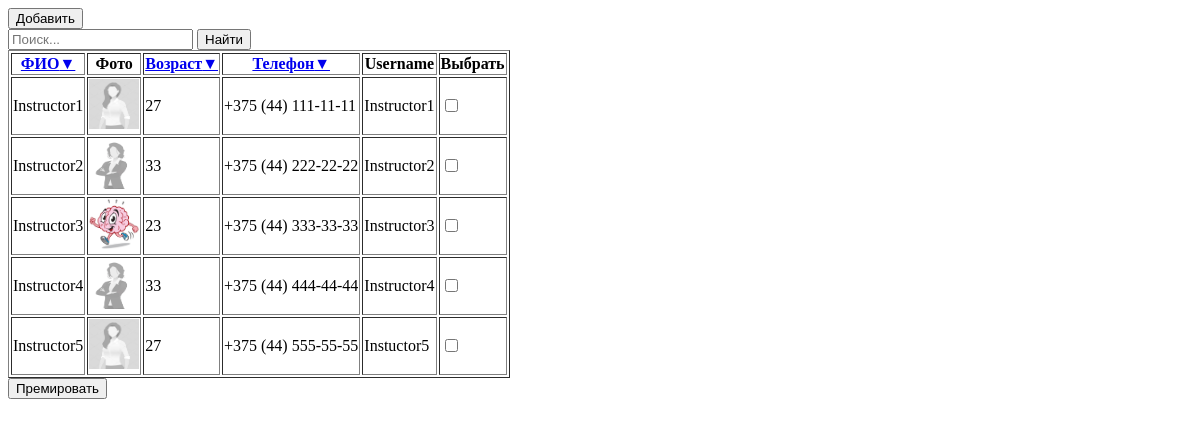
Before: /fitness/super_user/ (signed in) with the older database file.
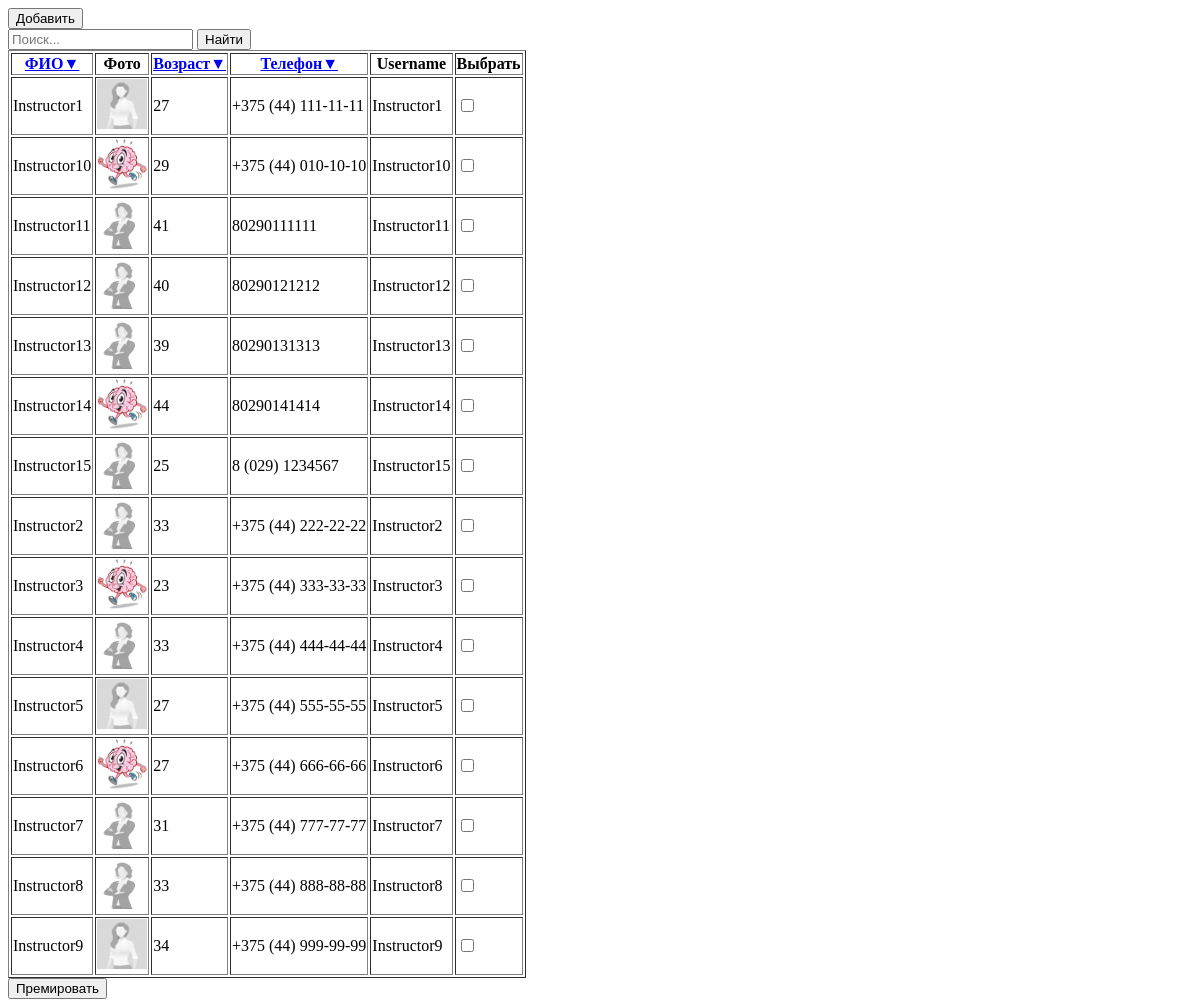
After: the same page with the newer database file.
### fitnes_club/models.py (models this page shows, shortened)
class Instructor(BaseModel):
    fullname = models.CharField(max_length=100)
    age = models.PositiveSmallIntegerField()
    phone_number = models.CharField(max_length=30)
    about = models.TextField(null=True, default=None)
    photo = models.ImageField(upload_to="instructors_photo/", default='')
    workouts = models.ManyToManyField(Workout)
    user = models.OneToOneField(User, on_delete=models.CASCADE)

### fitnes_club/views.py (the view, shortened to what this page needs)
# urls.py: path('', fitness_view.super_user_page, name='super_user'),
@login_required(login_url='admin/')
@user_passes_test(lambda user: user.is_superuser, login_url='admin/')
def super_user_page(request):
    search_query = request.GET.get('search', '')
    sort_field = request.GET.get('sort', 'fullname')
    sort_order = request.GET.get('order', 'asc')
    if sort_order == 'desc':
        sort_field = '-' + sort_field
    instructors = Instructor.objects.filter(
        Q(fullname__icontains=search_query) |
        Q(phone_number__icontains=search_query)
    ).order_by(sort_field)
    return render(request, 'SuperUserPage.html', {
        "instructors": instructors,
        "sort_order": sort_order,
    })

### fitnes_club/templates/SuperUserPage.html (shortened to what this page needs)
<!DOCTYPE html>
<html lang="en">
<head>
    {% load static %}
</head>
<body>
<div>
    <button id="add-instructor-btn">Добавить</button>
</div>
<form method="get">
    <input type="text" name="search" placeholder="Поиск..." value="{{ request.GET.search }}">
    <button type="submit">Найти</button>
</form>
<form method="post" action="">
    <table border="1">
        <thead>
            <tr>
                <th><a href="?sort=fullname&order={% if sort_order == 'asc' %}desc{% else %}asc{% endif %}">ФИО{% if sort_order == 'asc' %}▼{% else %}▲{% endif %}</a></th>
                <th>Фото</th>
                <th><a href="?sort=age&order={% if sort_order == 'asc' %}desc{% else %}asc{% endif %}">Возраст{% if sort_order == 'asc' %}▼{% else %}▲{% endif %}</a></th>
                <th><a href="?sort=phone_number&order={% if sort_order == 'asc' %}desc{% else %}asc{% endif %}">Телефон{% if sort_order == 'asc' %}▼{% else %}▲{% endif %}</a></th>
                <th>Username</th>
                <th>Выбрать</th>
            </tr>
        </thead>
        <tbody>
            {% for instructor in instructors %}
            <tr class="instructor-row">
                <td>{{ instructor.fullname }}</td>
                <td><img src="{{ instructor.photo.url }}" width="50" height="50"></td>
                <td>{{ instructor.age }}</td>
                <td>{{ instructor.phone_number }}</td>
                <td>{{ instructor.user.username }}</td>
                <td><input type="checkbox" name="selected" value="{{ instructor.id }}"></td>
            </tr>
            {% endfor %}
        </tbody>
    </table>
    <button type="submit" name="reward_selected">Премировать</button>
</form>
</body>
</html>

Changed rows visible on the page:
added Instructor: fullname "Instructor10", photo (picture), age "29", phone_number "+375 (44) 010-10-10", user.username "Instructor10"
added Instructor: fullname "Instructor11", photo (placeholder picture), age "41", phone_number "80290111111", user.username "Instructor11"
added Instructor: fullname "Instructor12", photo (placeholder picture), age "40", phone_number "80290121212", user.username "Instructor12"
added Instructor: fullname "Instructor13", photo (placeholder picture), age "39", phone_number "80290131313", user.username "Instructor13"
added Instructor: fullname "Instructor14", photo (picture), age "44", phone_number "80290141414", user.username "Instructor14"
added Instructor: fullname "Instructor15", photo (placeholder picture), age "25", phone_number "8 (029) 1234567", user.username "Instructor15"
changed through a linked row, Instructor "Instructor5": user.username "Instuctor5" → "Instructor5"
added Instructor: fullname "Instructor6", photo (picture), age "27", phone_number "+375 (44) 666-66-66", user.username "Instructor6"
added Instructor: fullname "Instructor7", photo (placeholder picture), age "31", phone_number "+375 (44) 777-77-77", user.username "Instructor7"
added Instructor: fullname "Instructor8", photo (placeholder picture), age "33", phone_number "+375 (44) 888-88-88", user.username "Instructor8"
added Instructor: fullname "Instructor9", photo (picture), age "34", phone_number "+375 (44) 999-99-99", user.username "Instructor9"
